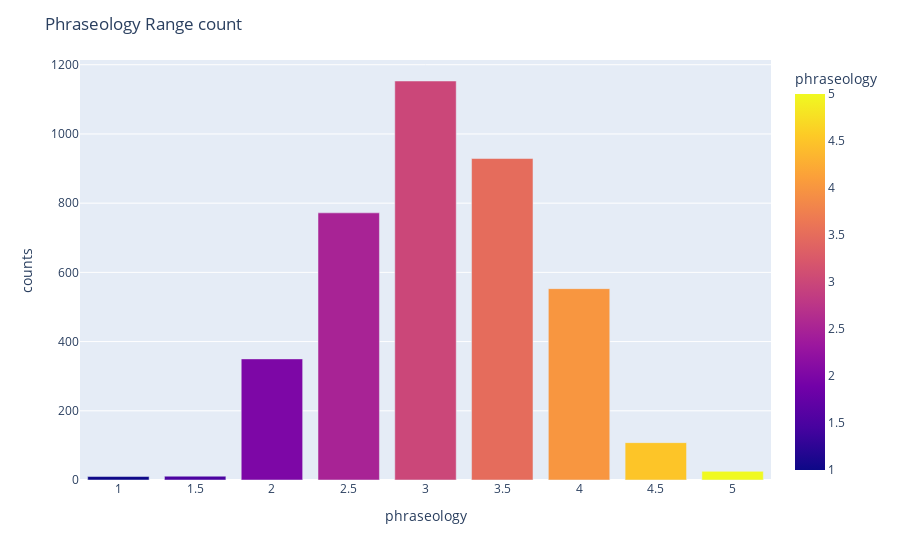

Notebook source saved alongside this figure:
### Code cell
phraseology_count = train.groupby('phraseology')['text_id'].count().reset_index(name = 'counts')
phraseology_count =phraseology_count.sort_values(by = 'counts', ascending = False)
fig = px.bar(phraseology_count, x='phraseology', y='counts', color = 'phraseology')
fig.update_layout(title_text="Phraseology Range count")
fig.show()

### Figure 1 — Plotly figure (JSON) as saved in the notebook; plotly's stock layout.template omitted (floating-point values rounded to 4 significant figures)
{"data": [{"alignmentgroup": "True", "hovertemplate": "phraseology=%{marker.color}<br>counts=%{y}<extra></extra>", "legendgroup": "", "marker": {"color": [3, 3.5, 2.5, 4, 2, 4.5, 5, 1.5, 1], "coloraxis": "coloraxis", "pattern": {"shape": ""}}, "name": "", "offsetgroup": "", "orientation": "v", "showlegend": false, "textposition": "auto", "type": "bar", "x": [3, 3.5, 2.5, 4, 2, 4.5, 5, 1.5, 1], "xaxis": "x", "y": [1153, 929, 772, 553, 350, 108, 25, 11, 10], "yaxis": "y"}], "layout": {"barmode": "relative", "coloraxis": {"colorbar": {"title": {"text": "phraseology"}}, "colorscale": [[0, "#0d0887"], [0.1111, "#46039f"], [0.2222, "#7201a8"], [0.3333, "#9c179e"], [0.4444, "#bd3786"], [0.5556, "#d8576b"], [0.6667, "#ed7953"], [0.7778, "#fb9f3a"], [0.8889, "#fdca26"], [1, "#f0f921"]]}, "legend": {"tracegroupgap": 0}, "margin": {"t": 60}, "title": {"text": "Phraseology Range count"}, "xaxis": {"anchor": "y", "domain": [0, 1], "title": {"text": "phraseology"}}, "yaxis": {"anchor": "x", "domain": [0, 1], "title": {"text": "counts"}}}}
